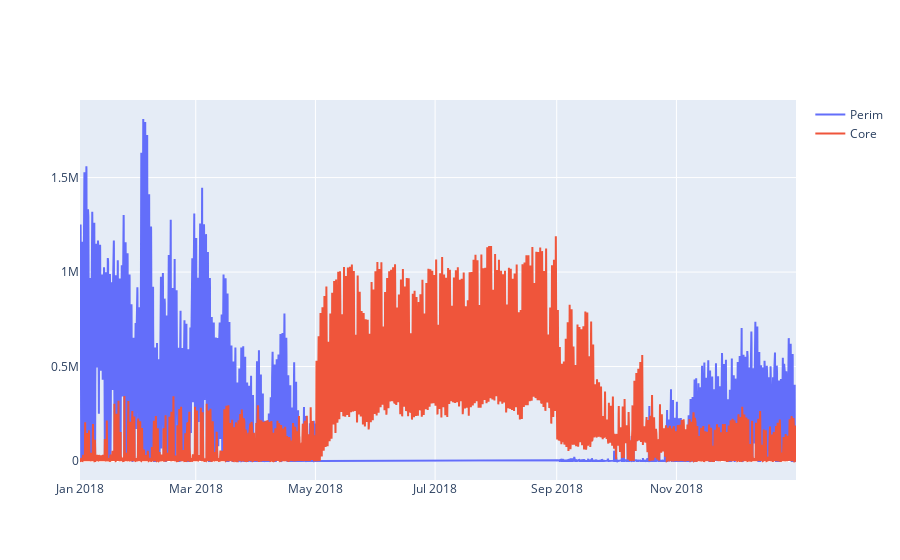

Notebook cell for this chart:
### Code cell
rng = 8760
var1 = "Zone Ideal Loads Zone Total Heating Energy"
var2 = "Zone Ideal Loads Zone Total Cooling Energy"

# var = "Zone Air Heat Balance Interzone Air Transfer Rate"
fig = go.Figure()
x = ep_df_hourly["BLOCK PERIM STOREY 0 IDEAL LOADS AIR SYSTEM"][var1].index.to_numpy()
y = ep_df_hourly["BLOCK PERIM STOREY 0 IDEAL LOADS AIR SYSTEM"][var1].to_numpy()
fig.add_trace(go.Scatter(x=x[:rng], y=y[:rng], name="Perim"))
y = ep_df_hourly["BLOCK CORE STOREY 0 IDEAL LOADS AIR SYSTEM"][var2].to_numpy()
fig.add_trace(go.Scatter(x=x[:rng], y=y[:rng], name="Core"))
fig.show()

### Figure 1 — Plotly figure (JSON) as saved in the notebook; plotly's stock layout.template omitted (floating-point values rounded to 4 significant figures; data arrays with more than 128 entries replaced by an {"elided": "..."} marker saying what was removed)
{"data": [{"name": "Perim", "type": "scatter", "x": {"elided": "8760 str values"}, "y": {"elided": "8760 float values"}}, {"name": "Core", "type": "scatter", "x": {"elided": "8760 str values"}, "y": {"elided": "8760 float values"}}], "layout": {}}
